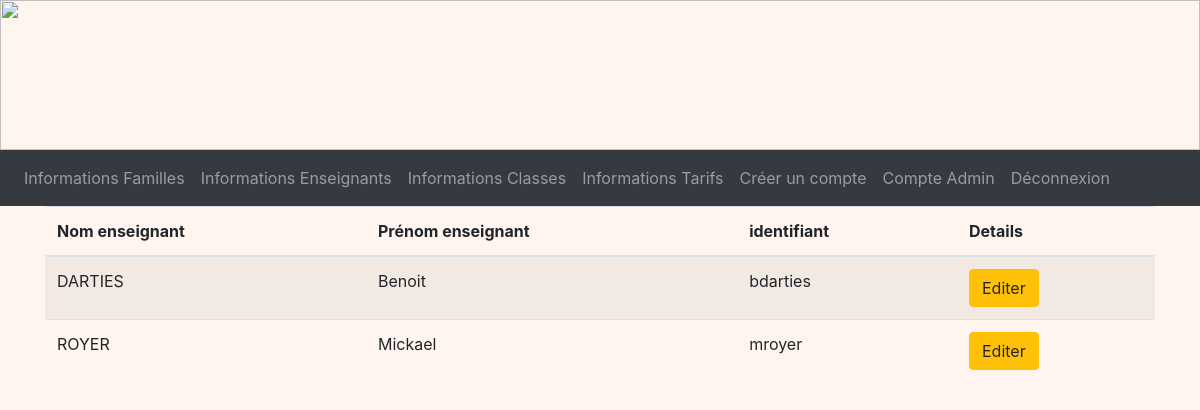
Page /infosEnseignants (signed in) on the earlier database version.
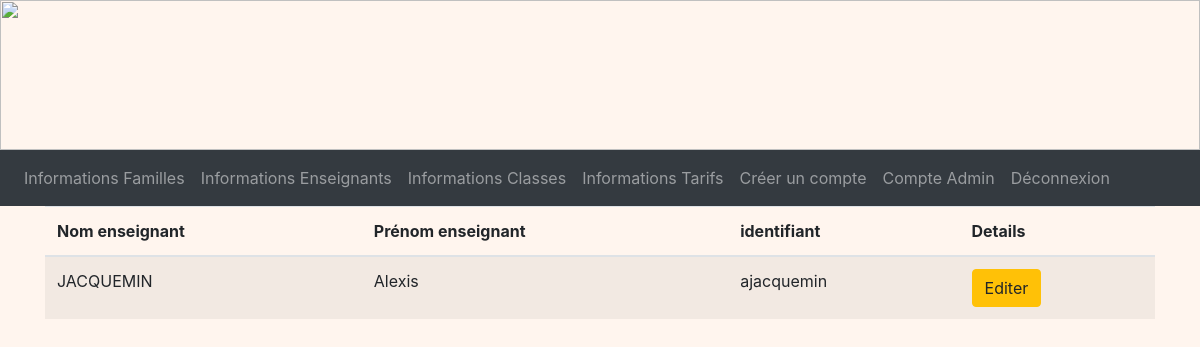
Same page on the later database version.
### tables this page shows
CREATE TABLE Enseignant (
  code_enseignant integer primary key autoincrement,
  nom_enseignant TEXT NOT NULL,
  prenom_enseignant TEXT NOT NULL,
  identifiant TEXT NOT NULL,
  FOREIGN KEY (identifiant) REFERENCES Compte(identifiant)
);

### admin.py (the view)
@app.route('/infosEnseignants', methods = ["GET"])
@login_required
def infosEnseignants():
    db = get_db()
    cur = db.cursor()
    user = cur.execute("SELECT type_compte FROM Compte WHERE identifiant = ?", (flask_login.current_user.name, )).fetchone()
    if user[0] == 'Admin':
        enseignants = cur.execute("SELECT * FROM enseignant").fetchall()
        return render_template('A_infosEnseignants.html', enseignants=enseignants)

### main.py (called while the page is built)
@login_manager.user_loader
def load_user(user_id):
    db = get_db()
    cur = db.cursor()
    user = cur.execute('SELECT identifiant, mot_de_passe FROM Compte WHERE identifiant=?', (user_id, )).fetchone()
    user = User(user[0], user[1])
    return user

def get_db():
    if 'db' not in g:
        g.db = sqlite3.connect(DATABASE)
    return g.db

@app.teardown_appcontext
def close_connection(exception):
    db = g.pop('db', None)
    if db is not None:
        db.close()

### templates/A_infosEnseignants.html (shortened to what this page needs)
<!DOCTYPE html>
<html>
<head>
    <link rel="stylesheet" href="https://cdn.jsdelivr.net/npm/bootstrap@4.3.1/dist/css/bootstrap.min.css"
>
    <link rel="stylesheet" href="/static/css/main.css">
</head>
<body>
    <img style="width: 100%; height: 150px;"
        src="https://www.logarric.com/wp-content/uploads/2014/06/calendreta-lo-garric3.png" alt="">
        <nav class="navbar navbar-expand-lg navbar-dark bg-dark">
            <div class="collapse navbar-collapse" id="navbarNavDropdown">
                <ul class="navbar-nav">
                    <li class="nav-item float-right">
                        <a class="nav-link" btn-outline-success href="/infosFamilles">Informations Familles</a>
                    </li>
                    <li class="nav-item float-right">
                        <a class="nav-link" btn-outline-success href="/infosEnseignants">Informations Enseignants</a>
                    </li>
                    <li class="nav-item float-right">
                        <a class="nav-link" btn-outline-success href="/infosClasses">Informations Classes</a>
                    </li>
                    <li class="nav-item float-right">
                        <a class="nav-link" btn-outline-success href="/infosTarifs">Informations Tarifs</a>
                    </li>
                    <li class="nav-item float-right">
                        <a class="nav-link" btn-outline-success href="/comptes">Créer un compte</a>
                    </li>
                    <li class="nav-item float-right">
                        <a class="nav-link" btn-outline-success href="/accueilAdmin">Compte Admin</a>
                    </li>
                    <li class="nav-item float-right">
                        <a class="nav-link" btn-outline-success href="/deconnexion">Déconnexion</a>
                    </li>
                </ul>
            </div>
        </nav>
    <div class="container">
        <table class="table table-striped">
            <thead>
                <tr>
                    <th scope="col">Nom enseignant</th>
                    <th scope="col">Prénom enseignant</th>
                    <th scope="col">identifiant</th>
                    <th scope="col">Details</th>
                </tr>
            </thead>
            <tbody>
                {% for enseignant in enseignants %}
                <tr>
                    <td>{{ enseignant[1] }}</td>
                    <td>{{ enseignant[2] }}</td>
                    <td>{{ enseignant[3] }}</td>
                    <td>
                        <a href="/detailsEnseignant/{{ enseignant[0] }}" class="btn btn-warning">Editer</a>
                    </td>
                </tr>
                {% endfor %}
            </tbody>
        </table>
    </div>
</body>
</html>

### static/css/main.css (style rules this page uses)
body { background-repeat: no-repeat; background-color:rgb(265,245,238); height: 110px; margin: 0px; }

Differences in the rows shown:
removed Enseignant: nom_enseignant "DARTIES", prenom_enseignant "Benoit", identifiant "bdarties"
removed Enseignant: nom_enseignant "ROYER", prenom_enseignant "Mickael", identifiant "mroyer"
added Enseignant: nom_enseignant "JACQUEMIN", prenom_enseignant "Alexis", identifiant "ajacquemin"
